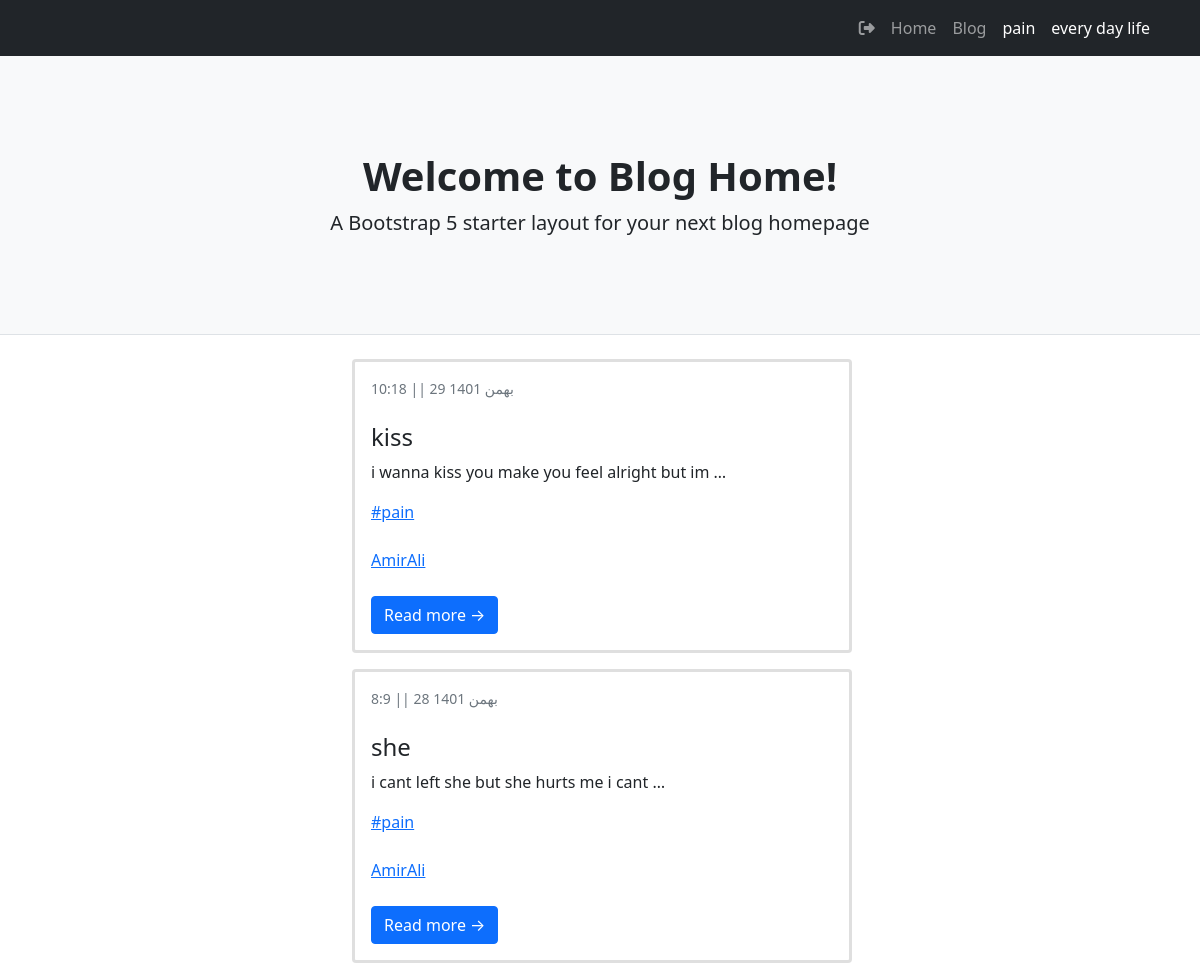
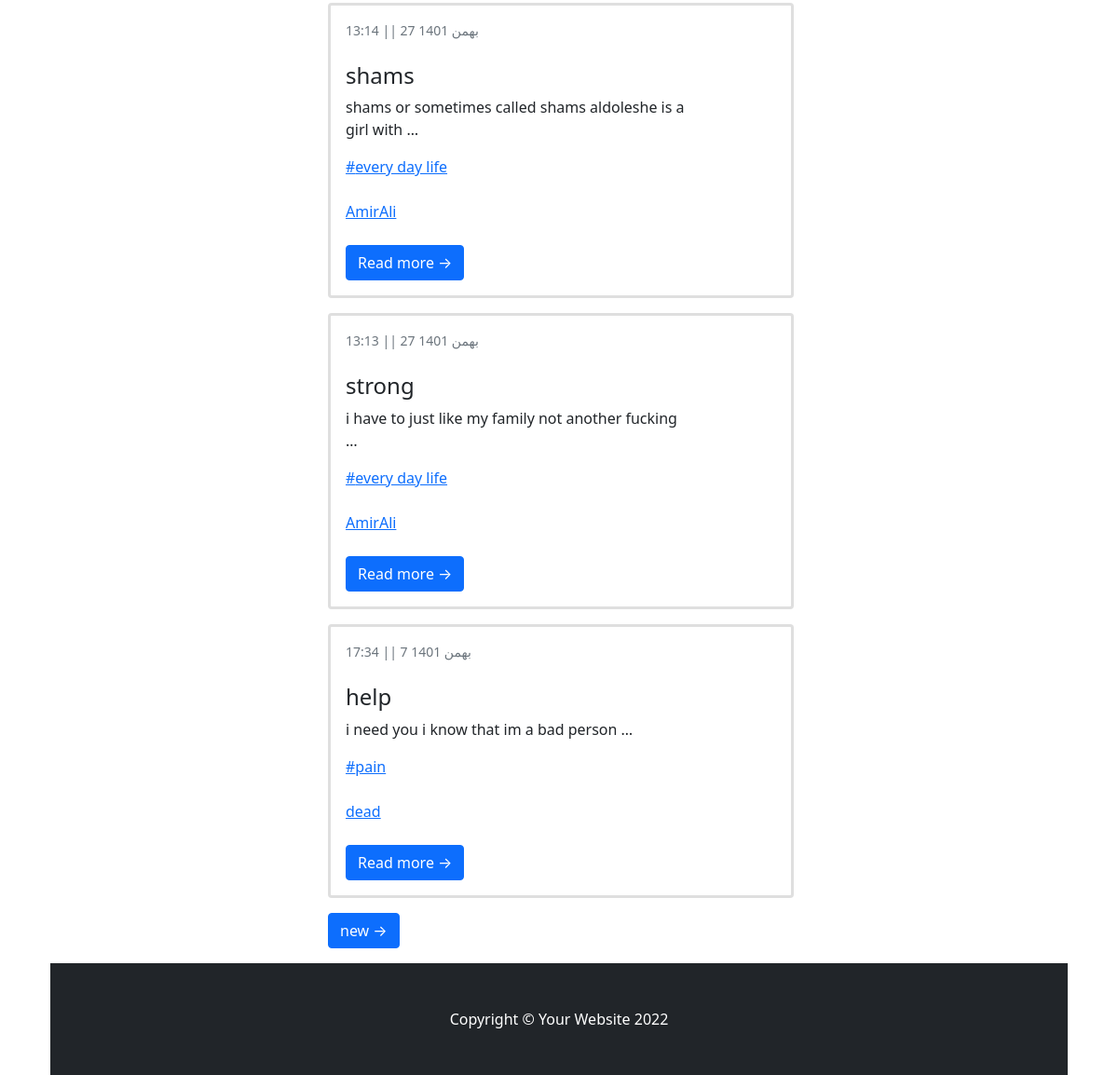
The page / on the database its author committed (2 pictures, top to bottom).
### blog/models.py (models this page shows, shortened)
class Category(models.Model):
    parent = models.ForeignKey("self",default=None,null=True,blank=True,on_delete=models.SET_NULL,related_name='children')
    title = models.CharField(max_length=200)
    slug = models.SlugField(max_length=100,unique=True)
    status = models.BooleanField(default=True,verbose_name="show")
    position = models.IntegerField(verbose_name="order")
    class Meta:
        ordering = ['parent__id','position']
    objects = CategorytManager()

class Article(models.Model):
    STATUS_CHOICES=(
        ('d','draft'),
        ("p",'publish'),
        ("i","pendeing"),#در دست برسی
        ("b","back")#خانواده شده برگشت داده شده
    )
    author = models.ForeignKey(User,on_delete=models.SET_NULL,null=True,related_name="posts_of_author")# اختصاص دادن یک نویسدنده برای پست
    title = models.CharField(max_length=200)
    slug = models.SlugField(max_length=100,unique=True)
    category = models.ManyToManyField(Category,related_name="post_of_category")
    descriptions = models.TextField()
    publish= models.DateTimeField(default=timezone.now)
    created = models.DateTimeField(auto_now_add=True)
    updated = models.DateTimeField(auto_now=True)
    is_special = models.BooleanField(default=False,verbose_name="special post")
    status = models.CharField(max_length=1,choices=STATUS_CHOICES)
    class Meta:
        ordering = ["-publish"]
    def jalali_get_publish(self):
         return jalali_converter(self.publish)
    jalali_get_publish.short_description = "date published"
    def category_to_str(self):
        return ", ".join([category.title for category in self.category.active()])
    category_to_str.short_description = "category"  # این اطلاعات را با چه تایتلی در پنل ادمین نشان دهد
    objects = PostManager()

### account/models.py (models this page shows)
class User(AbstractUser):   #ارث بری از کلاس یوزر خود جنگو و ایجاد یوزر جدید برای استفاده توی پروژه
    is_author = models.BooleanField(default=False)
    special_user = models.DateTimeField(default=timezone.now)
    def special_or_not(self):
        if(timezone.now() < self.special_user):   #ایا یوزر الان یوزر طلایی هست یا ن
            return True
        else:
            return False
    special_or_not.boolean = True
    special_or_not.short_description = "special user"

### blog/views.py (the view)
# urls.py: path("",Home.as_view(),name="home"),
class home(ListView):
    queryset = Article.objects.published()
    paginate_by = 5

### blog/models.py (called while the page is built)
    def active(self):
        return self.filter(status=True)

### blog/templatetags/base_tag.py (called while the page is built)
@register.inclusion_tag("blog/partial/navbar_tag.html")
def category_navbar():
    return {"category":Category.objects.filter(status = True)}

### extensions/jalali.py (called while the page is built)
    def persian_tuple(self):
        return self.persian_year, self.persian_month, self.persian_day

### extensions/utils.py (called while the page is built)
def jalali_converter(date):
    date_to_str = "{},{},{}".format(date.year,date.month,date.day)
    date_to_tuple = jalali.Gregorian(date_to_str).persian_tuple()
    date_to_list = list(date_to_tuple)
    for index , month in enumerate(ir_month):
        if date_to_list[1] == index+1:
            date_to_list[1]= month
            break
    output = f" ||  {date_to_list[2]} {date_to_list[1]} {date_to_list[0]}"
    output2 = f"    {date.hour}:{date.minute} "
    retu = [output,output2]
    return retu[1] + retu[0]

### templates/blog/article_list.html (shortened to what this page needs)
{%extends 'blog/base_list.html'%}
{%block url_next%}
    {% url "blog:home"  page_obj.next_page_number%}      {% comment %} این یو ار ال برای هوم  است {% endcomment %}
{%endblock%}

### templates/blog/base_list.html (shortened to what this page needs)
{%extends "blog/base.html"%}
{%block main%}
        <div class="container ">
            <div class="row">
                <div class="col-lg-8">
                  {%for post in object_list%}
                  <div class="card mb-3">
                      <div class="card-body">
                          <div class="small text-muted">{{post.jalali_get_publish}}</div>
                          <h2 class="card-title h4">{{post.title}}</h2>
                          <p class="card-text">{{post.descriptions|striptags | truncatewords:10}}</p>
                            {%for cat in post.category.active%}
                            <a href='{%url "blog:category" cat.slug%}'><p class="card-text">#{{cat.title}}</p></a> <br>
                            {%endfor%}
                            <a href='{%url "blog:author" post.author%}'><p class="card-text">{{post.author}}</p></a> <br>
                          <a class="btn btn-primary" href="{%url 'blog:Details' post.slug%}">Read more →</a>
                      </div>
                  </div>
                  {%endfor%}
                {% if page_obj.has_next %}
                    <a class="btn btn-primary mb-3" href="{%block url_next%}{%endblock%}"> new &rarr;</a>
                {% endif %}
            </div>
        </div>
{%endblock%}

### templates/blog/partial/navbar_tag.html (shortened to what this page needs)
<div class="collapse navbar-collapse" id="navbarSupportedContent">
    <ul class="navbar-nav ms-auto mb-2 mb-lg-0">
        <a class="nav-link " href="{% url "account:logout" %}" role="button"><i class="fa fa-sign-out" aria-hidden="true"></i></a>
        <li class="nav-item"><a class="nav-link" href="{%url 'blog:home'%}">Home</a></li>
        <li class="nav-item"><a class="nav-link" aria-current="page" href="{%url "blog:home"%}">Blog</a></li>
        {%for cat in category%}
            {%if cat.parent == None%}
                <li class="nav-item">
                    <a class="nav-link active" aria-current="page" href="{%url "blog:category" cat.slug %}">{{cat.title}}</a>
                </li>
            {%endif%}
        {%endfor%}
    </ul>
</div>

### rows shown on the page
Category: title "pain"
Category: title "every day life"
Article: jalali_get_publish "10:18 || 29 بهمن 1401", title "kiss", descriptions "i wanna kiss you make you feel alright but im …", author "AmirAli"
Article: jalali_get_publish "8:9 || 28 بهمن 1401", title "she", descriptions "i cant left she but she hurts me i cant …", author "AmirAli"
Article: jalali_get_publish "13:14 || 27 بهمن 1401", title "shams", descriptions "shams or sometimes called shams aldoleshe is a girl with …", author "AmirAli"
Article: jalali_get_publish "13:13 || 27 بهمن 1401", title "strong", descriptions "i have to just like my family not another fucking …", author "AmirAli"
Article: jalali_get_publish "17:34 || 7 بهمن 1401", title "help", descriptions "i need you i know that im a bad person …", author "dead"
